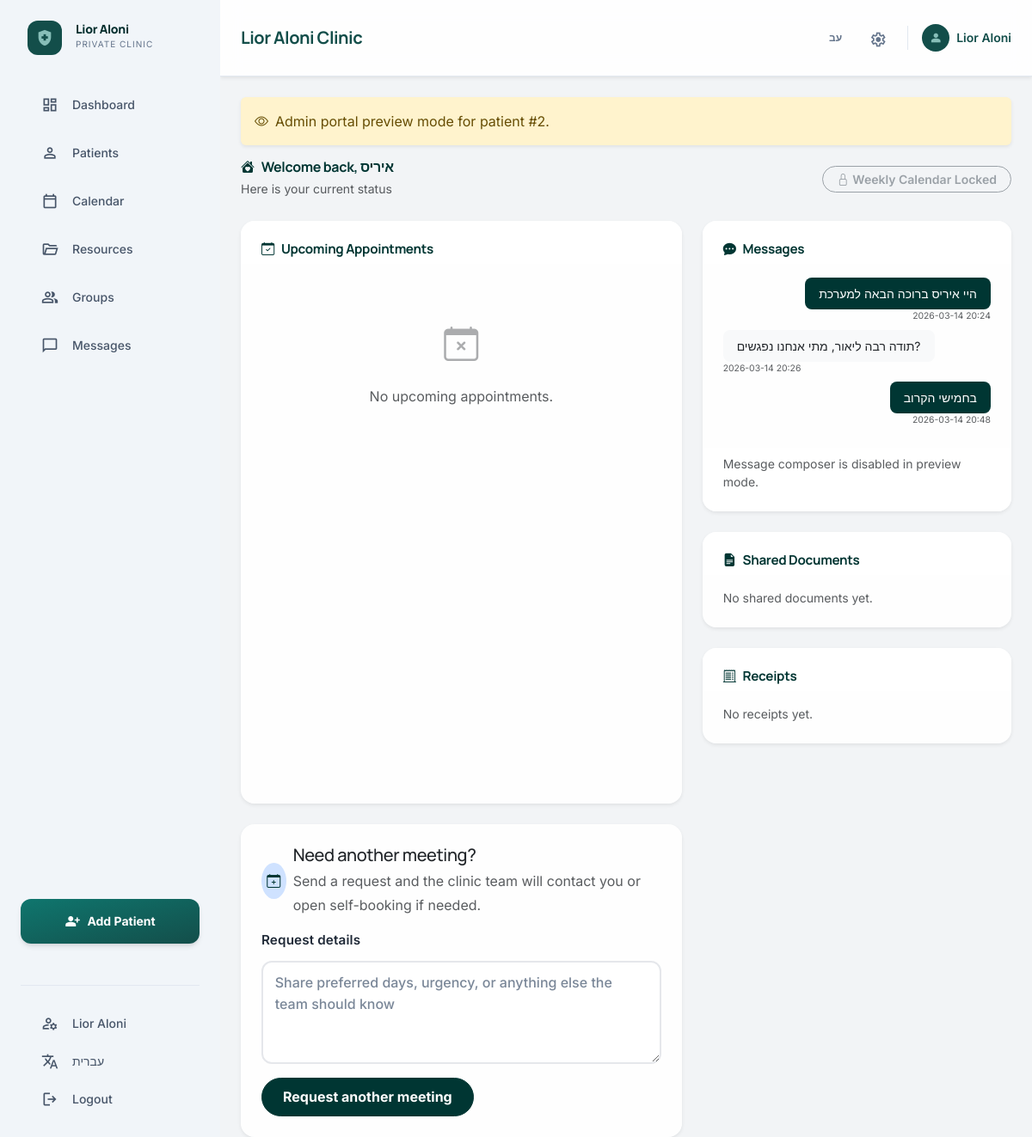
/admin/patient/2/portal_preview (signed in), run on an earlier commit of the app's database.
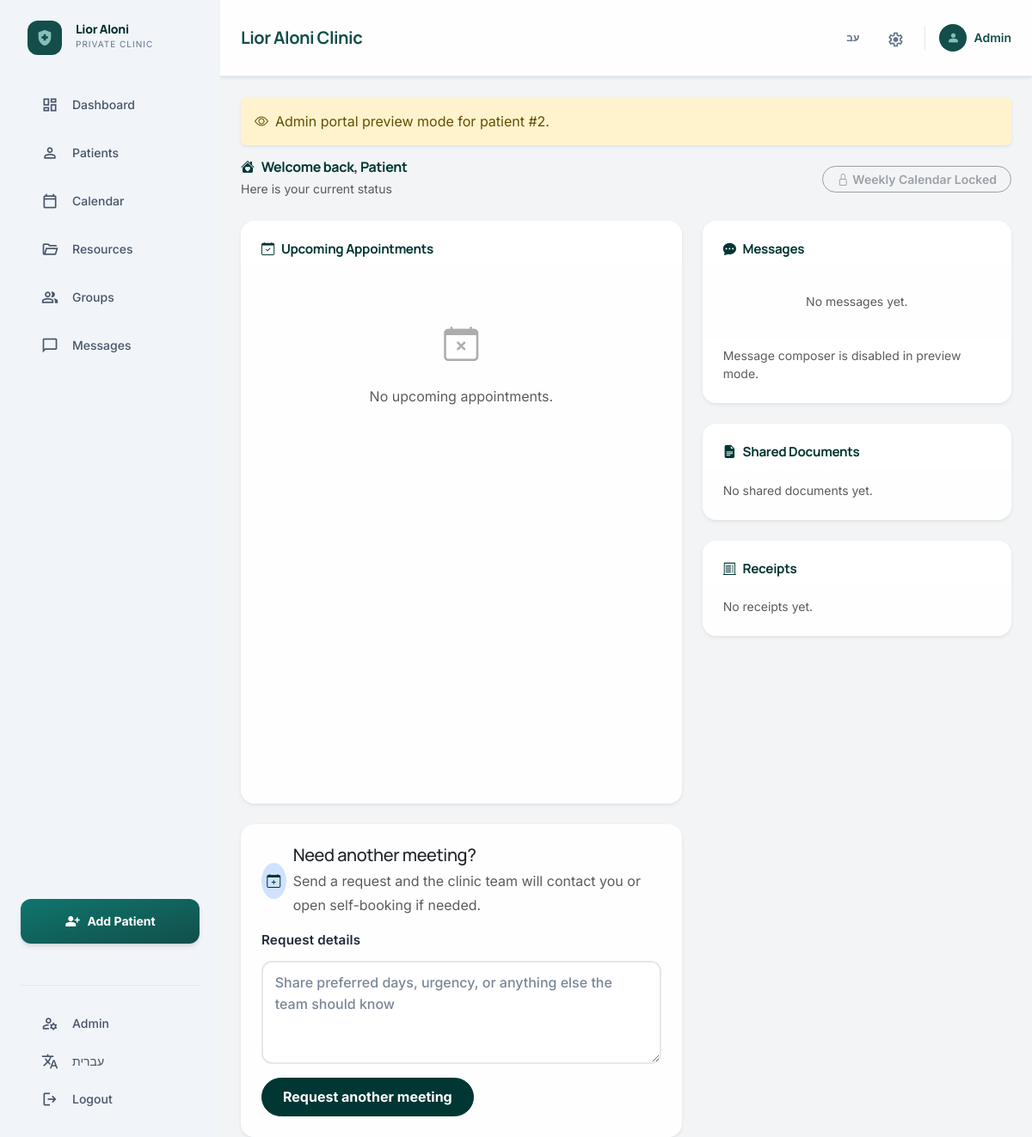
And on a later commit of the database.
### tables this page shows
CREATE TABLE users (
    id INTEGER PRIMARY KEY AUTOINCREMENT,
    username TEXT NOT NULL UNIQUE,
    display_name TEXT,
    password_hash TEXT NOT NULL,
    role TEXT NOT NULL CHECK(role IN ('admin', 'patient')),
    totp_secret TEXT,
    totp_enabled BOOLEAN DEFAULT 0,
    force_password_change BOOLEAN DEFAULT 0,
    email TEXT,
    phone TEXT,
    id_number TEXT,
    birth_date DATE,
    patient_id INTEGER,
    is_active BOOLEAN DEFAULT 1,
    created_at TIMESTAMP DEFAULT CURRENT_TIMESTAMP,
    FOREIGN KEY (patient_id) REFERENCES patients (id)
);

CREATE TABLE patients (
    id INTEGER PRIMARY KEY AUTOINCREMENT,
    name TEXT NOT NULL,
    email TEXT,
    phone TEXT,
    birth_date DATE,
    id_number TEXT,
    status TEXT NOT NULL, -- 'ongoing', 'archived', 'candidate'
    is_deleted BOOLEAN DEFAULT 0,
    deleted_at TIMESTAMP,
    can_self_schedule BOOLEAN DEFAULT 0,
    patient_type TEXT DEFAULT 'private',
    has_intake_tab BOOLEAN DEFAULT 0,
    intake_assessment TEXT,
    intake_questionnaire TEXT,
    created_at TIMESTAMP DEFAULT CURRENT_TIMESTAMP
, background TEXT, treatment_info TEXT, treatment_method TEXT, sort_order INTEGER, gdoc_id TEXT, gdoc_watch_channel TEXT, gdoc_watch_expiry TEXT);

CREATE TABLE messages (
    id INTEGER PRIMARY KEY AUTOINCREMENT,
    sender_id INTEGER NOT NULL,
    recipient_id INTEGER,
    content TEXT NOT NULL,
    timestamp TIMESTAMP DEFAULT CURRENT_TIMESTAMP,
    is_read BOOLEAN DEFAULT 0,
    FOREIGN KEY (sender_id) REFERENCES users (id),
    FOREIGN KEY (recipient_id) REFERENCES users (id)
);

### app.py (the view)
@app.route('/admin/patient/<int:patient_id>/portal_preview')
@login_required
def admin_portal_preview(patient_id):
    if current_user.role != 'admin':
        return 'Unauthorized', 403
    db = get_db()
    patient = db.execute('SELECT * FROM patients WHERE id = ? AND COALESCE(is_deleted, 0) = 0', (patient_id,)).fetchone()
    if patient is None:
        return 'Patient not found', 404
    patient_user = db.execute('SELECT * FROM users WHERE patient_id = ? AND role = "patient"', (patient_id,)).fetchone()
    upcoming = build_patient_upcoming_events(db, patient_id, days_ahead=120, limit=10)
    assigned_resources = db.execute('''
        SELECT r.*
        FROM resources r
        JOIN patient_resources pr ON r.id = pr.resource_id
        WHERE pr.patient_id = ?
        ORDER BY pr.assigned_at DESC
    ''', (patient_id,)).fetchall()
    receipts = db.execute('''
        SELECT *
        FROM receipts
        WHERE patient_id = ?
        ORDER BY created_at DESC
    ''', (patient_id,)).fetchall()
    messages = []
    if patient_user:
        messages = db.execute('''
            SELECT m.*, u.username as sender_name
            FROM messages m
            LEFT JOIN users u ON m.sender_id = u.id
            WHERE (m.sender_id = ? AND m.recipient_id = ?)
               OR (m.sender_id = ? AND m.recipient_id = ?)
            ORDER BY m.timestamp ASC
            LIMIT 20
        ''', (current_user.id, patient_user['id'], patient_user['id'], current_user.id)).fetchall()
    return render_template(
        'patient_home.html',
        patient=patient,
        upcoming=upcoming,
        messages=messages,
        assigned_resources=assigned_resources,
        receipts=receipts,
        preview_mode=True,
        preview_patient_id=patient_id,
        unread_messages=0
    )

### app.py (called while the page is built, shortened)
@app.context_processor
def inject_translations():
    def t(text):
        if session.get('lang') == 'he':
            return HEBREW_TRANSLATIONS.get(text, text)
        return text
    ui_density = (session.get('ui_density') or 'balanced').strip().lower()
    if ui_density not in {'compact', 'balanced', 'large'}:
        ui_density = 'balanced'
    return dict(t=t, lang=session.get('lang', 'en'), ui_density=ui_density)

@app.context_processor
def inject_global_vars():
    unread_messages = 0
    if current_user.is_authenticated:
        db = get_db()
        unread_messages = db.execute(
            'SELECT COUNT(*) as count FROM messages WHERE recipient_id = ? AND is_read = 0',
            (current_user.id,)
        ).fetchone()['count']
    return dict(unread_messages=unread_messages)

@app.before_request
def routine_backup_guard():
    if request.path.startswith('/static/'):
        return
    if app.config.get('TESTING'):
        return
    import os
    import time
    db_path = app.config.get('DATABASE_PATH') or app.config.get('DATABASE', DATABASE)
    if not db_path or not os.path.exists(db_path):
        return

### templates/patient_home.html (shortened to what the changed rows need)
{% extends 'layout.html' %}
{% block content %}
<div class="d-flex justify-content-between align-items-center mb-4 gap-3 flex-wrap">
    <div>
        <h2 class="mb-0 text-primary fw-bold">
            <i class="bi bi-house-heart-fill me-2"></i>{{ t('Welcome back') }}, {{ patient['name'].split()[0] }}
        </h2>
        <p class="text-muted small mb-0 mt-1">{{ t('Here is your current status') }}</p>
    </div>
</div>
<div class="row g-4">
    <div class="col-lg-7">
        <section class="card border-0 shadow-sm rounded-4 mt-4">
            <div class="card-body p-4">
                <div class="d-flex align-items-center gap-2 mb-3">
                    <div>
                        <h2 class="h5 mb-1">{{ t('Need another meeting?') }}</h2>
                    </div>
                </div>
            </div>
        </section>
    </div>
    <div class="col-lg-5">
        <div class="card border-0 shadow-sm rounded-4 mb-4">
            <div class="card-body px-4 pb-3" style="max-height:260px; overflow-y:auto;">
                {% if messages %}
                    {% for msg in messages %}
                    <div class="mb-2 {% if msg['sender_id'] == current_user.id %}text-end{% endif %}">
                        <div class="d-inline-block px-3 py-2 rounded-3 small {% if msg['sender_id'] == current_user.id %}bg-primary text-white{% else %}bg-light text-dark{% endif %}" style="max-width:85%;">
                            {{ msg['content'] }}
                        </div>
                        <div class="text-muted" style="font-size:.65rem;">
                            {{ msg['timestamp'][:16] if msg['timestamp'] else '' }}
                        </div>
                    </div>
                    {% endfor %}
                {% else %}
                <p class="text-muted text-center py-3 small mb-0">{{ t('No messages yet.') }}</p>
                {% endif %}
            </div>
        </div>
    </div>
</div>
{% endblock %}

### templates/layout.html (shortened to what the changed rows need)
<!doctype html>
<html lang="{{ lang }}" data-density="{{ ui_density or 'balanced' }}" {% if lang == 'he' %}dir="rtl"{% endif %}>
<head>
    {% if lang == 'he' %}
    <link rel="stylesheet" href="https://cdn.jsdelivr.net/npm/bootstrap@5.3.3/dist/css/bootstrap.rtl.min.css">
    {% else %}
    <link href="https://cdn.jsdelivr.net/npm/bootstrap@5.3.3/dist/css/bootstrap.min.css" rel="stylesheet">
    {% endif %}
    <link rel="stylesheet" href="https://cdn.jsdelivr.net/npm/bootstrap-icons@1.11.3/font/bootstrap-icons.min.css">
    <script src="https://cdn.tailwindcss.com"></script>
    <link rel="stylesheet" href="{{ url_for('static', filename='style.css') }}">
</head>
<body class="bg-[#f2f4f6] text-[#191c1e]" data-endpoint="{{ request.endpoint or '' }}">
{% if current_user.is_authenticated and current_user.role == 'admin' %}
<div class="flex h-screen overflow-hidden">
    <aside id="adminSidebar" class="h-screen w-64 flex-shrink-0 bg-slate-100 flex flex-col p-4 z-40 overflow-y-auto
        fixed lg:static top-0 {% if lang == 'he' %}right-0{% else %}left-0{% endif %} -translate-x-full lg:translate-x-0 transition-transform duration-300">
        <div class="flex items-center gap-3 mb-8 px-2 flex-shrink-0">
            <div class="w-10 h-10 rounded-xl bg-[#134e4a] flex items-center justify-center flex-shrink-0">
                <span class="material-symbols-outlined text-[#87beb8] ms-fill" style="font-size:22px">health_and_safety</span>
            </div>
            <div class="min-w-0">
                <h1 class="font-black text-teal-950 leading-none text-sm truncate">{% if lang == 'he' %}ליאור אלוני{% else %}Lior Aloni{% endif %}</h1>
                <p class="text-[10px] text-slate-500 uppercase tracking-widest mt-0.5">{% if lang == 'he' %}קליניקה פרטית{% else %}Private Clinic{% endif %}</p>
            </div>
        </div>
        <nav class="flex-1 space-y-1">
            {% set endpoint_name = request.endpoint or '' %}
            {% macro nav_link(target, icon, label) %}
            <a href="{{ url_for(target) }}"
               class="flex items-center gap-3 rounded-xl px-4 py-3 font-medium text-sm transition-all duration-200 active:scale-95 {% if endpoint_name == target %}sidebar-link-active{% else %}text-slate-600 hover:bg-slate-200 hover:text-teal-800{% endif %}">
                <span class="material-symbols-outlined {% if endpoint_name == target %}ms-fill{% endif %}" style="font-size:20px">{{ icon }}</span>
                <span>{{ label }}</span>
            </a>
            {% endmacro %}
            {{ nav_link('admin_dashboard',  'dashboard',      t('Dashboard')) }}
            {{ nav_link('crm_dashboard',    'person',         t('Patients')) }}
            {{ nav_link('weekly_calendar',  'calendar_today', t('Calendar')) }}
            {{ nav_link('manage_resources', 'folder_open',    t('Resources')) }}
            {{ nav_link('groups_dashboard', 'group',          t('Groups')) }}
            <a href="#"
               class="flex items-center gap-3 rounded-xl px-4 py-3 font-medium text-sm transition-all duration-200 text-slate-600 hover:bg-slate-200 hover:text-teal-800 active:scale-95"
               data-bs-toggle="offcanvas" data-bs-target="#messagesOffcanvas" aria-controls="messagesOffcanvas">
                <span class="material-symbols-outlined" style="font-size:20px">chat_bubble</span>
                <span>{{ t('Messages') }}</span>
            </a>
        </nav>
        <a href="{{ url_for('add_patient') }}"
           class="mt-4 mb-5 flex items-center justify-center gap-2 bg-gradient-to-br from-teal-700 to-teal-900 text-white py-3 px-4 rounded-xl font-bold text-sm shadow-md hover:opacity-90 transition-opacity flex-shrink-0">
            <span class="material-symbols-outlined ms-fill" style="font-size:18px">person_add</span>
            <span>{{ t('Add Patient') }}</span>
        </a>
        <div class="border-t border-slate-200 pt-4 space-y-1 flex-shrink-0">
            <a href="{{ url_for('admin_profile') }}"
               class="flex items-center gap-3 text-slate-600 hover:bg-slate-200 rounded-xl px-4 py-2.5 transition-all duration-200 text-sm font-medium">
                <span class="material-symbols-outlined" style="font-size:20px">manage_accounts</span>
                <span class="truncate">{{ current_user.display_name or current_user.username }}</span>
            </a>
            <a href="{{ url_for('set_lang', lang='he' if lang == 'en' else 'en') }}"
               class="flex items-center gap-3 text-slate-600 hover:bg-slate-200 rounded-xl px-4 py-2.5 transition-all duration-200 text-sm font-medium">
                <span class="material-symbols-outlined" style="font-size:20px">translate</span>
                <span>{% if lang == 'en' %}עברית{% else %}English{% endif %}</span>
            </a>
            <a href="{{ url_for('logout') }}"
               class="flex items-center gap-3 text-slate-600 hover:bg-slate-200 rounded-xl px-4 py-2.5 transition-all duration-200 text-sm font-medium">
                <span class="material-symbols-outlined" style="font-size:20px">logout</span>
                <span>{{ t('Logout') }}</span>
            </a>
        </div>
    </aside>
    <div class="flex-1 flex flex-col min-w-0 overflow-hidden">
        <header class="bg-white/90 backdrop-blur-md border-b border-slate-200 flex justify-between items-center px-6 py-4 flex-shrink-0 z-30 shadow-sm">
            <div class="flex items-center gap-4">
                <h2 class="text-xl font-bold text-teal-900 font-headline tracking-tight">
                    {% block page_title %}{% if lang == 'he' %}ליאור אלוני{% else %}Lior Aloni Clinic{% endif %}{% endblock %}
                </h2>
            </div>
            <div class="flex items-center gap-3">
                <a href="{{ url_for('set_lang', lang='he' if lang == 'en' else 'en') }}"
                   class="p-2 text-slate-500 hover:text-teal-700 hover:bg-slate-100 rounded-lg transition-colors text-xs font-bold leading-none">
                    {% if lang == 'en' %}עב{% else %}EN{% endif %}
                </a>
                <a href="{{ url_for('admin_profile') }}"
                   class="p-2 text-slate-500 hover:text-teal-700 hover:bg-slate-100 rounded-lg transition-colors">
                    <span class="material-symbols-outlined" style="font-size:20px">settings</span>
                </a>
                <div class="flex items-center gap-2">
                    <div class="w-8 h-8 rounded-full bg-[#134e4a] flex items-center justify-center flex-shrink-0">
                        <span class="material-symbols-outlined text-[#87beb8] ms-fill" style="font-size:16px">person</span>
                    </div>
                    <span class="text-sm font-semibold text-teal-900 hidden md:block">{{ current_user.display_name or current_user.username }}</span>
                </div>
            </div>
        </header>
        <main class="flex-1 overflow-y-auto px-6 py-6 app-shell">
{% endif %}
{% block content %}{% endblock %}
{% if current_user.is_authenticated and current_user.role == 'admin' %}
        </main>
    </div>
</div>
{% elif current_user.is_authenticated and current_user.role == 'patient' %}
</main>
{% else %}
</main>
<footer class="py-6 border-t border-slate-200 text-center">
    <span class="text-slate-500 text-sm">© 2026 Private Psychotherapy Clinic. Calm operations for modern care.</span>
</footer>
{% endif %}
</body>
</html>

What changed in the data, as far as the page shows it:
removed messages: content "היי איריס ברוכה הבאה למערכת", timestamp "2026-03-14 20:24"
removed messages: content "תודה רבה ליאור, מתי אנחנו נפגשים?", timestamp "2026-03-14 20:26"
removed messages: content "בחמישי הקרוב", timestamp "2026-03-14 20:48"
changed users: display_name "Lior Aloni" → "Admin"
changed patients: name "איריס" → "Patient"
Also different on the page:
{{ t('No messages yet.') }}: (not shown) → "No messages yet."
